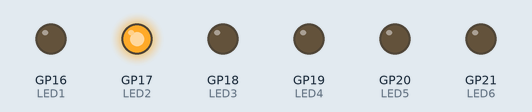
This program was run on a simulated Raspberry Pi Pico running MicroPython. On the bench: output pins drawn as LEDs (lit = HIGH).

Above: at 0.08 s.
At 0.48 s:
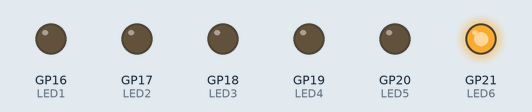
At 0.68 s:
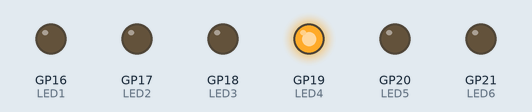
At 1.38 s:
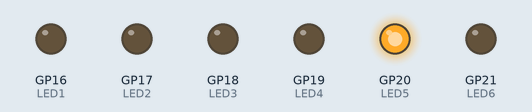
At 1.98 s:
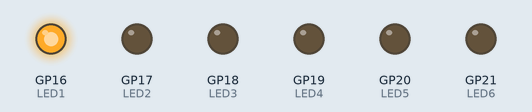
At 2.79 s:
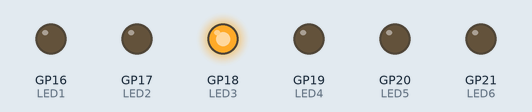
Timing chart, 0 to 3.1 s (numbered marks = the images above):
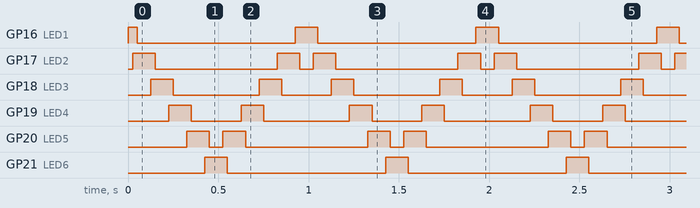

Measured:
- by itself, GP16 (LED1): repeats every 1.0 s: LOW 0.88 s, HIGH 0.13 s
- by itself, GP17 (LED2): repeats every 1.0 s: LOW 0.68 s, HIGH 0.13 s, LOW 0.08 s, HIGH 0.13 s
- by itself, GP18 (LED3): repeats every 1.0 s: LOW 0.48 s, HIGH 0.13 s, LOW 0.28 s, HIGH 0.13 s
- by itself, GP19 (LED4): repeats every 1.0 s: LOW 0.28 s, HIGH 0.13 s, LOW 0.48 s, HIGH 0.13 s
- by itself, GP20 (LED5): repeats every 1.0 s: LOW 0.08 s, HIGH 0.13 s, LOW 0.68 s, HIGH 0.13 s
- by itself, GP21 (LED6): alternates HIGH for 0.13 s and LOW for 0.88 s

The program:

6LED_Chaser2.py
```python
#6 LED Chaser-2
from machine import Pin
from time import sleep_ms

LED1 = Pin(16, Pin.OUT)
LED2 = Pin(17, Pin.OUT)
LED3 = Pin(18, Pin.OUT)
LED4 = Pin(19, Pin.OUT)
LED5 = Pin(20, Pin.OUT)
LED6 = Pin(21, Pin.OUT)
led = [LED1, LED2, LED3, LED4, LED5,LED6]


delay = 25

while True:
    for i in range(0, 5, 1):
        led[i].on()
        sleep_ms(delay)
        led[i+1].on()
        sleep_ms(delay)
        led[i].off()
        sleep_ms(delay*2)
    for i in range(5, 0, -1):
        led[i].on()
        sleep_ms(delay)
        led[i-1].on()
        sleep_ms(delay)
        led[i].off()
        sleep_ms(delay*2)
```
